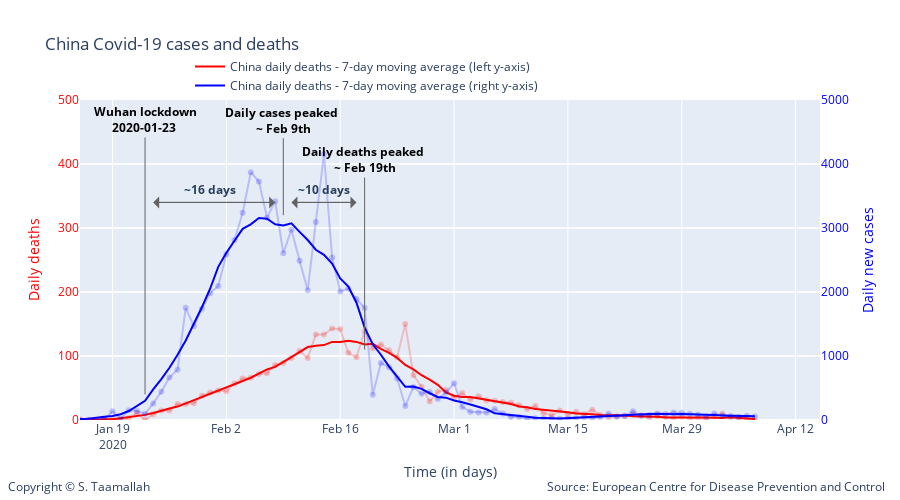

Here is the notebook cell this chart was saved with:
### Code cell
degree = 5

smooth_china_deaths = smoothTriangle(df_china['deaths'],degree)
smooth_china_cases = smoothTriangle(df_china['cases'],degree)

smooth_china_deaths_9day = smooth_9day(df_china['deaths'])
smooth_china_cases_9day = smooth_9day(df_china['cases'])



# Add traces
trace1 = go.Scatter(
        x=df_china.index, 
        y=df_china['deaths'],
        mode='lines + markers',
        name='China daily deaths (left y-axis)',
        line_color='rgba(256, 0, 0, .2)',
        showlegend=False,
)

trace11 = go.Scatter(
        x=df_china.index, 
        y=smooth_china_deaths_9day,
        mode='lines',
        name='China daily deaths - 7-day moving average (left y-axis)',
        line_color='rgba(256, 0, 0, 1)',
)


trace2 = go.Scatter(
        x=df_china.index, 
        y=df_china['cases'],
        mode='lines + markers',
        name='China daily deaths (right y-axis)',
        line_color='rgba(0, 0, 256, .2)',
        showlegend=False,
        yaxis='y2'
)

trace22 = go.Scatter(
        x=df_china.index, 
        y=smooth_china_cases_9day,
        mode='lines',
        name='China daily deaths - 7-day moving average (right y-axis)',
        line_color='rgba(0, 0, 256, 1)',
        yaxis='y2'
)

data = [trace1, trace11, trace2, trace22]

layout = go.Layout(
    title='China Covid-19 cases and deaths',
    legend=dict(x=.4, y=1.15, orientation="h"), 
    width=900,
    height=500,
    
    # Top left
    xaxis=dict(
        title='Time (in days)',
        range=['2020-01-15', '2020-04-15'],
    ),
    yaxis=dict(
        title='Daily deaths',
        #type='log',
        range=[0,500],
        color="red",
        anchor='x'
    ),
    yaxis2=dict(
        title = 'Daily new cases',
        color='rgba(0, 0, 256, 1)',
        #type='log',
        range=[0,5000],
        overlaying='y',
        side='right'
    ),
    
       annotations=[
        dict(
            x=1.09,
            y=-0.24,
            showarrow=False,
            text='Source: European Centre for Disease Prevention and Control',
            xref='paper',
            yref='paper'
        ),
        
        dict(
            x=-0.1,
            y=-0.24,
            showarrow=False,
            text='Copyright © S. Taamallah ',
            xref='paper',
            yref='paper'
        )
    ],
    
)



fig = go.Figure(data=data, layout=layout)

fig.add_annotation(
            x='2020-01-23',
            y=40,
            xref="x",
            yref="y",
            text="<b> Wuhan lockdown <br> 2020-01-23  </b>",
            showarrow=True,
            font=dict(
            #family="Courier New, monospace",
            size=12,
            color="black",
            ),
        align="center",
        arrowhead=0,
        arrowsize=1,
        arrowwidth=1,
        arrowcolor="#636363",
        ax=0,
        ay=-275,
)




fig.add_annotation(
            x='2020-02-09',
            y=320,
            text="<b>Daily cases peaked <br> ~ Feb 9th </b>",
            showarrow=True,
            font=dict(
            #family="Courier New, monospace",
            size=12,
            color="black",
            ),
        align="center",
        arrowhead=0,
        arrowsize=1,
        arrowwidth=1,
        arrowcolor="#636363",
        ax=0,
        ay=-95,
)


fig.add_annotation(
            x='2020-02-19',
            y=110,
            text="<b>Daily deaths peaked <br> ~ Feb 19th </b>",
            showarrow=True,
            font=dict(
            #family="Courier New, monospace",
            size=12,
            color="black",
            ),
        align="center",
        arrowhead=0,
        arrowsize=1,
        arrowwidth=1,
        arrowcolor="#636363",
        ax=0,
        ay=-190,
)

fig.add_annotation(
            x='2020-02-10',
            y=340,
            text="",
            showarrow=True,
            font=dict(
            #family="Courier New, monospace",
            size=12,
            color="black",
            ),
        align="center",
        arrowhead=1,
        arrowsize=2,
        arrowwidth=1,
        arrowcolor="#636363",
        ax=65,
        ay=0,
)

fig.add_annotation(
            x='2020-02-18',
            y=340,
            text="",
            showarrow=True,
            font=dict(
            #family="Courier New, monospace",
            size=12,
            color="black",
            ),
        align="center",
        arrowhead=1,
        arrowsize=2,
        arrowwidth=1,
        arrowcolor="#636363",
        ax=-65,
        ay=0,
)

fig.add_annotation(
            x='2020-02-14',
            y=360,
            text="<b> ~10 days </b>",
            showarrow=False,
)

fig.add_annotation(
            x='2020-01-24',
            y=340,
            text="",
            showarrow=True,
            font=dict(
            #family="Courier New, monospace",
            size=12,
            color="black",
            ),
        align="center",
        arrowhead=1,
        arrowsize=2,
        arrowwidth=1,
        arrowcolor="#636363",
        ax=120,
        ay=0,
)

fig.add_annotation(
            x='2020-02-08',
            y=340,
            text="",
            showarrow=True,
            font=dict(
            #family="Courier New, monospace",
            size=12,
            color="black",
            ),
        align="center",
        arrowhead=1,
        arrowsize=2,
        arrowwidth=1,
        arrowcolor="#636363",
        ax=-120,
        ay=0,
)


fig.add_annotation(
            x='2020-01-31',
            y=360,
            text="<b> ~16 days </b>",
            showarrow=False,
)

fig.show()

from plotly.offline import plot
plot(fig, filename="STaamallah_covid19_analysis_chart_2_20200408.html", auto_open = False)

### Figure 1 — Plotly figure (JSON) as saved in the notebook; plotly's stock layout.template omitted (floating-point values rounded to 4 significant figures)
{"data": [{"line": {"color": "rgba(256, 0, 0, .2)"}, "mode": "lines+markers", "name": "China daily deaths (left y-axis)", "showlegend": false, "type": "scatter", "x": ["2020-04-07T00:00:00", "2020-04-06T00:00:00", "2020-04-05T00:00:00", "2020-04-04T00:00:00", "2020-04-03T00:00:00", "2020-04-02T00:00:00", "2020-04-01T00:00:00", "2020-03-31T00:00:00", "2020-03-30T00:00:00", "2020-03-29T00:00:00", "2020-03-28T00:00:00", "2020-03-27T00:00:00", "2020-03-26T00:00:00", "2020-03-25T00:00:00", "2020-03-24T00:00:00", "2020-03-23T00:00:00", "2020-03-22T00:00:00", "2020-03-21T00:00:00", "2020-03-20T00:00:00", "2020-03-19T00:00:00", "2020-03-18T00:00:00", "2020-03-17T00:00:00", "2020-03-16T00:00:00", "2020-03-15T00:00:00", "2020-03-14T00:00:00", "2020-03-13T00:00:00", "2020-03-12T00:00:00", "2020-03-11T00:00:00", "2020-03-10T00:00:00", "2020-03-09T00:00:00", "2020-03-08T00:00:00", "2020-03-07T00:00:00", "2020-03-06T00:00:00", "2020-03-05T00:00:00", "2020-03-04T00:00:00", "2020-03-03T00:00:00", "2020-03-02T00:00:00", "2020-03-01T00:00:00", "2020-02-29T00:00:00", "2020-02-28T00:00:00", "2020-02-27T00:00:00", "2020-02-26T00:00:00", "2020-02-25T00:00:00", "2020-02-24T00:00:00", "2020-02-23T00:00:00", "2020-02-22T00:00:00", "2020-02-21T00:00:00", "2020-02-20T00:00:00", "2020-02-19T00:00:00", "2020-02-18T00:00:00", "2020-02-17T00:00:00", "2020-02-16T00:00:00", "2020-02-15T00:00:00", "2020-02-14T00:00:00", "2020-02-13T00:00:00", "2020-02-12T00:00:00", "2020-02-11T00:00:00", "2020-02-10T00:00:00", "2020-02-09T00:00:00", "2020-02-08T00:00:00", "2020-02-07T00:00:00", "2020-02-06T00:00:00", "2020-02-05T00:00:00", "2020-02-04T00:00:00", "2020-02-03T00:00:00", "2020-02-02T00:00:00", "2020-02-01T00:00:00", "2020-01-31T00:00:00", "2020-01-30T00:00:00", "2020-01-29T00:00:00", "2020-01-28T00:00:00", "2020-01-27T00:00:00", "2020-01-26T00:00:00", "2020-01-25T00:00:00", "2020-01-24T00:00:00", "2020-01-23T00:00:00", "2020-01-22T00:00:00", "2020-01-21T00:00:00", "2020-01-20T00:00:00", "2020-01-19T00:00:00", "2020-01-18T00:00:00", "2020-01-17T00:00:00", "2020-01-16T00:00:00", "2020-01-15T00:00:00", "2020-01-14T00:00:00", "2020-01-13T00:00:00", "2020-01-12T00:00:00", "2020-01-11T00:00:00", "2020-01-10T00:00:00", "2020-01-09T00:00:00", "2020-01-08T00:00:00", "2020-01-07T00:00:00", "2020-01-06T00:00:00", "2020-01-05T00:00:00", "2020-01-04T00:00:00", "2020-01-03T00:00:00", "2020-01-02T00:00:00", "2020-01-01T00:00:00", "2019-12-31T00:00:00"], "y": [0, 2, 3, 4, 10, 6, 1, 3, 2, 5, 3, 5, 6, 4, 7, 9, 6, 6, 4, 8, 16, 9, 13, 9, 15, 7, 11, 22, 17, 23, 27, 28, 30, 31, 37, 32, 42, 35, 47, 44, 29, 52, 70, 150, 98, 109, 118, 112, 139, 98, 105, 142, 143, 133.5, 133.5, 97, 108, 97, 89, 86, 73, 72, 66, 65, 57, 45, 46, 43, 38, 26, 25, 25, 15, 15, 9, 0, 11, 3, 0, 1, 0, 0, 0, 1, 0, 0, 0, 1, 0, 0, 0, 0, 0, 0, 0, 0, 0, 0, 0]}, {"line": {"color": "rgba(256, 0, 0, 1)"}, "mode": "lines", "name": "China daily deaths - 7-day moving average (left y-axis)", "type": "scatter", "x": ["2020-04-07T00:00:00", "2020-04-06T00:00:00", "2020-04-05T00:00:00", "2020-04-04T00:00:00", "2020-04-03T00:00:00", "2020-04-02T00:00:00", "2020-04-01T00:00:00", "2020-03-31T00:00:00", "2020-03-30T00:00:00", "2020-03-29T00:00:00", "2020-03-28T00:00:00", "2020-03-27T00:00:00", "2020-03-26T00:00:00", "2020-03-25T00:00:00", "2020-03-24T00:00:00", "2020-03-23T00:00:00", "2020-03-22T00:00:00", "2020-03-21T00:00:00", "2020-03-20T00:00:00", "2020-03-19T00:00:00", "2020-03-18T00:00:00", "2020-03-17T00:00:00", "2020-03-16T00:00:00", "2020-03-15T00:00:00", "2020-03-14T00:00:00", "2020-03-13T00:00:00", "2020-03-12T00:00:00", "2020-03-11T00:00:00", "2020-03-10T00:00:00", "2020-03-09T00:00:00", "2020-03-08T00:00:00", "2020-03-07T00:00:00", "2020-03-06T00:00:00", "2020-03-05T00:00:00", "2020-03-04T00:00:00", "2020-03-03T00:00:00", "2020-03-02T00:00:00", "2020-03-01T00:00:00", "2020-02-29T00:00:00", "2020-02-28T00:00:00", "2020-02-27T00:00:00", "2020-02-26T00:00:00", "2020-02-25T00:00:00", "2020-02-24T00:00:00", "2020-02-23T00:00:00", "2020-02-22T00:00:00", "2020-02-21T00:00:00", "2020-02-20T00:00:00", "2020-02-19T00:00:00", "2020-02-18T00:00:00", "2020-02-17T00:00:00", "2020-02-16T00:00:00", "2020-02-15T00:00:00", "2020-02-14T00:00:00", "2020-02-13T00:00:00", "2020-02-12T00:00:00", "2020-02-11T00:00:00", "2020-02-10T00:00:00", "2020-02-09T00:00:00", "2020-02-08T00:00:00", "2020-02-07T00:00:00", "2020-02-06T00:00:00", "2020-02-05T00:00:00", "2020-02-04T00:00:00", "2020-02-03T00:00:00", "2020-02-02T00:00:00", "2020-02-01T00:00:00", "2020-01-31T00:00:00", "2020-01-30T00:00:00", "2020-01-29T00:00:00", "2020-01-28T00:00:00", "2020-01-27T00:00:00", "2020-01-26T00:00:00", "2020-01-25T00:00:00", "2020-01-24T00:00:00", "2020-01-23T00:00:00", "2020-01-22T00:00:00", "2020-01-21T00:00:00", "2020-01-20T00:00:00", "2020-01-19T00:00:00", "2020-01-18T00:00:00", "2020-01-17T00:00:00", "2020-01-16T00:00:00", "2020-01-15T00:00:00", "2020-01-14T00:00:00", "2020-01-13T00:00:00", "2020-01-12T00:00:00", "2020-01-11T00:00:00", "2020-01-10T00:00:00", "2020-01-09T00:00:00", "2020-01-08T00:00:00", "2020-01-07T00:00:00", "2020-01-06T00:00:00", "2020-01-05T00:00:00", "2020-01-04T00:00:00", "2020-01-03T00:00:00", "2020-01-02T00:00:00", "2020-01-01T00:00:00", "2019-12-31T00:00:00"], "y": [1.667, 2.25, 3.8, 4.167, 3, 4, 4, 4, 4, 3, 4, 4, 5, 5, 5, 6, 7, 7, 8, 8, 9, 9, 10, 12, 13, 14, 16, 17, 20, 21, 25, 27, 29, 31, 34, 36, 36, 38, 43, 55, 63, 70, 79, 86, 97, 105, 111, 119, 118, 122, 124, 122, 122, 117, 116, 114, 106, 98, 91, 83, 79, 72, 66, 61, 56, 50, 45, 41, 35, 30, 26, 21, 18, 14, 11, 8, 6, 4, 2, 1, 1, 0, 0, 0, 0, 0, 0, 0, 0, 0, 0, 0, 0, 0, 0, 0, 0, 0, 0]}, {"line": {"color": "rgba(0, 0, 256, .2)"}, "mode": "lines+markers", "name": "China daily deaths (right y-axis)", "showlegend": false, "type": "scatter", "x": ["2020-04-07T00:00:00", "2020-04-06T00:00:00", "2020-04-05T00:00:00", "2020-04-04T00:00:00", "2020-04-03T00:00:00", "2020-04-02T00:00:00", "2020-04-01T00:00:00", "2020-03-31T00:00:00", "2020-03-30T00:00:00", "2020-03-29T00:00:00", "2020-03-28T00:00:00", "2020-03-27T00:00:00", "2020-03-26T00:00:00", "2020-03-25T00:00:00", "2020-03-24T00:00:00", "2020-03-23T00:00:00", "2020-03-22T00:00:00", "2020-03-21T00:00:00", "2020-03-20T00:00:00", "2020-03-19T00:00:00", "2020-03-18T00:00:00", "2020-03-17T00:00:00", "2020-03-16T00:00:00", "2020-03-15T00:00:00", "2020-03-14T00:00:00", "2020-03-13T00:00:00", "2020-03-12T00:00:00", "2020-03-11T00:00:00", "2020-03-10T00:00:00", "2020-03-09T00:00:00", "2020-03-08T00:00:00", "2020-03-07T00:00:00", "2020-03-06T00:00:00", "2020-03-05T00:00:00", "2020-03-04T00:00:00", "2020-03-03T00:00:00", "2020-03-02T00:00:00", "2020-03-01T00:00:00", "2020-02-29T00:00:00", "2020-02-28T00:00:00", "2020-02-27T00:00:00", "2020-02-26T00:00:00", "2020-02-25T00:00:00", "2020-02-24T00:00:00", "2020-02-23T00:00:00", "2020-02-22T00:00:00", "2020-02-21T00:00:00", "2020-02-20T00:00:00", "2020-02-19T00:00:00", "2020-02-18T00:00:00", "2020-02-17T00:00:00", "2020-02-16T00:00:00", "2020-02-15T00:00:00", "2020-02-14T00:00:00", "2020-02-13T00:00:00", "2020-02-12T00:00:00", "2020-02-11T00:00:00", "2020-02-10T00:00:00", "2020-02-09T00:00:00", "2020-02-08T00:00:00", "2020-02-07T00:00:00", "2020-02-06T00:00:00", "2020-02-05T00:00:00", "2020-02-04T00:00:00", "2020-02-03T00:00:00", "2020-02-02T00:00:00", "2020-02-01T00:00:00", "2020-01-31T00:00:00", "2020-01-30T00:00:00", "2020-01-29T00:00:00", "2020-01-28T00:00:00", "2020-01-27T00:00:00", "2020-01-26T00:00:00", "2020-01-25T00:00:00", "2020-01-24T00:00:00", "2020-01-23T00:00:00", "2020-01-22T00:00:00", "2020-01-21T00:00:00", "2020-01-20T00:00:00", "2020-01-19T00:00:00", "2020-01-18T00:00:00", "2020-01-17T00:00:00", "2020-01-16T00:00:00", "2020-01-15T00:00:00", "2020-01-14T00:00:00", "2020-01-13T00:00:00", "2020-01-12T00:00:00", "2020-01-11T00:00:00", "2020-01-10T00:00:00", "2020-01-09T00:00:00", "2020-01-08T00:00:00", "2020-01-07T00:00:00", "2020-01-06T00:00:00", "2020-01-05T00:00:00", "2020-01-04T00:00:00", "2020-01-03T00:00:00", "2020-01-02T00:00:00", "2020-01-01T00:00:00", "2019-12-31T00:00:00"], "y": [56, 67, 48, 62, 70, 100, 54, 84, 98, 113, 119, 94, 102, 78, 69, 138, 65, 52, 99, 44, 23, 43, 25, 22, 19, 22, 24, 29, 20, 45, 46, 101, 170, 117, 119, 127, 205, 574, 428, 329, 439, 410, 515, 218, 647, 826, 891, 394, 1750, 1890, 2052, 2007, 2538, 4156, 3092, 2028, 2490, 2974, 2607, 3418, 3160, 3727, 3872, 3237, 2812, 2590, 2095, 1980, 1740, 1466, 1753, 787, 665, 441, 259, 97, 140, 151, 19, 136, 17, 4, 0, 0, 0, 0, 0, 0, 0, 0, 0, 0, 0, 15, 0, 17, 0, 0, 27], "yaxis": "y2"}, {"line": {"color": "rgba(0, 0, 256, 1)"}, "mode": "lines", "name": "China daily deaths - 7-day moving average (right y-axis)", "type": "scatter", "x": ["2020-04-07T00:00:00", "2020-04-06T00:00:00", "2020-04-05T00:00:00", "2020-04-04T00:00:00", "2020-04-03T00:00:00", "2020-04-02T00:00:00", "2020-04-01T00:00:00", "2020-03-31T00:00:00", "2020-03-30T00:00:00", "2020-03-29T00:00:00", "2020-03-28T00:00:00", "2020-03-27T00:00:00", "2020-03-26T00:00:00", "2020-03-25T00:00:00", "2020-03-24T00:00:00", "2020-03-23T00:00:00", "2020-03-22T00:00:00", "2020-03-21T00:00:00", "2020-03-20T00:00:00", "2020-03-19T00:00:00", "2020-03-18T00:00:00", "2020-03-17T00:00:00", "2020-03-16T00:00:00", "2020-03-15T00:00:00", "2020-03-14T00:00:00", "2020-03-13T00:00:00", "2020-03-12T00:00:00", "2020-03-11T00:00:00", "2020-03-10T00:00:00", "2020-03-09T00:00:00", "2020-03-08T00:00:00", "2020-03-07T00:00:00", "2020-03-06T00:00:00", "2020-03-05T00:00:00", "2020-03-04T00:00:00", "2020-03-03T00:00:00", "2020-03-02T00:00:00", "2020-03-01T00:00:00", "2020-02-29T00:00:00", "2020-02-28T00:00:00", "2020-02-27T00:00:00", "2020-02-26T00:00:00", "2020-02-25T00:00:00", "2020-02-24T00:00:00", "2020-02-23T00:00:00", "2020-02-22T00:00:00", "2020-02-21T00:00:00", "2020-02-20T00:00:00", "2020-02-19T00:00:00", "2020-02-18T00:00:00", "2020-02-17T00:00:00", "2020-02-16T00:00:00", "2020-02-15T00:00:00", "2020-02-14T00:00:00", "2020-02-13T00:00:00", "2020-02-12T00:00:00", "2020-02-11T00:00:00", "2020-02-10T00:00:00", "2020-02-09T00:00:00", "2020-02-08T00:00:00", "2020-02-07T00:00:00", "2020-02-06T00:00:00", "2020-02-05T00:00:00", "2020-02-04T00:00:00", "2020-02-03T00:00:00", "2020-02-02T00:00:00", "2020-02-01T00:00:00", "2020-01-31T00:00:00", "2020-01-30T00:00:00", "2020-01-29T00:00:00", "2020-01-28T00:00:00", "2020-01-27T00:00:00", "2020-01-26T00:00:00", "2020-01-25T00:00:00", "2020-01-24T00:00:00", "2020-01-23T00:00:00", "2020-01-22T00:00:00", "2020-01-21T00:00:00", "2020-01-20T00:00:00", "2020-01-19T00:00:00", "2020-01-18T00:00:00", "2020-01-17T00:00:00", "2020-01-16T00:00:00", "2020-01-15T00:00:00", "2020-01-14T00:00:00", "2020-01-13T00:00:00", "2020-01-12T00:00:00", "2020-01-11T00:00:00", "2020-01-10T00:00:00", "2020-01-09T00:00:00", "2020-01-08T00:00:00", "2020-01-07T00:00:00", "2020-01-06T00:00:00", "2020-01-05T00:00:00", "2020-01-04T00:00:00", "2020-01-03T00:00:00", "2020-01-02T00:00:00", "2020-01-01T00:00:00", "2019-12-31T00:00:00"], "y": [57, 58.25, 60.6, 67.17, 71, 77, 83, 88, 92, 93, 90, 99, 97, 92, 90, 82, 74, 67, 62, 56, 43, 38, 35, 27, 25, 27, 28, 36, 52, 63, 74, 86, 105, 167, 209, 241, 278, 305, 349, 360, 418, 487, 522, 518, 676, 837, 1020, 1186, 1443, 1833, 2085, 2211, 2444, 2580, 2660, 2812, 2940, 3072, 3040, 3057, 3144, 3155, 3057, 2987, 2801, 2613, 2393, 2051, 1765, 1501, 1242, 1020, 816, 639, 479, 299, 213, 140, 91, 62, 51, 36, 19, 17, 2, 0, 0, 0, 0, 1, 1, 3, 3, 3, 0, 7, 5.4, 11, 9], "yaxis": "y2"}], "layout": {"annotations": [{"showarrow": false, "text": "Source: European Centre for Disease Prevention and Control", "x": 1.09, "xref": "paper", "y": -0.24, "yref": "paper"}, {"showarrow": false, "text": "Copyright © S. Taamallah ", "x": -0.1, "xref": "paper", "y": -0.24, "yref": "paper"}, {"align": "center", "arrowcolor": "#636363", "arrowhead": 0, "arrowsize": 1, "arrowwidth": 1, "ax": 0, "ay": -275, "font": {"color": "black", "size": 12}, "showarrow": true, "text": "<b> Wuhan lockdown <br> 2020-01-23  </b>", "x": "2020-01-23", "xref": "x", "y": 40, "yref": "y"}, {"align": "center", "arrowcolor": "#636363", "arrowhead": 0, "arrowsize": 1, "arrowwidth": 1, "ax": 0, "ay": -95, "font": {"color": "black", "size": 12}, "showarrow": true, "text": "<b>Daily cases peaked <br> ~ Feb 9th </b>", "x": "2020-02-09", "y": 320}, {"align": "center", "arrowcolor": "#636363", "arrowhead": 0, "arrowsize": 1, "arrowwidth": 1, "ax": 0, "ay": -190, "font": {"color": "black", "size": 12}, "showarrow": true, "text": "<b>Daily deaths peaked <br> ~ Feb 19th </b>", "x": "2020-02-19", "y": 110}, {"align": "center", "arrowcolor": "#636363", "arrowhead": 1, "arrowsize": 2, "arrowwidth": 1, "ax": 65, "ay": 0, "font": {"color": "black", "size": 12}, "showarrow": true, "text": "", "x": "2020-02-10", "y": 340}, {"align": "center", "arrowcolor": "#636363", "arrowhead": 1, "arrowsize": 2, "arrowwidth": 1, "ax": -65, "ay": 0, "font": {"color": "black", "size": 12}, "showarrow": true, "text": "", "x": "2020-02-18", "y": 340}, {"showarrow": false, "text": "<b> ~10 days </b>", "x": "2020-02-14", "y": 360}, {"align": "center", "arrowcolor": "#636363", "arrowhead": 1, "arrowsize": 2, "arrowwidth": 1, "ax": 120, "ay": 0, "font": {"color": "black", "size": 12}, "showarrow": true, "text": "", "x": "2020-01-24", "y": 340}, {"align": "center", "arrowcolor": "#636363", "arrowhead": 1, "arrowsize": 2, "arrowwidth": 1, "ax": -120, "ay": 0, "font": {"color": "black", "size": 12}, "showarrow": true, "text": "", "x": "2020-02-08", "y": 340}, {"showarrow": false, "text": "<b> ~16 days </b>", "x": "2020-01-31", "y": 360}], "height": 500, "legend": {"orientation": "h", "x": 0.4, "y": 1.15}, "title": {"text": "China Covid-19 cases and deaths"}, "width": 900, "xaxis": {"range": ["2020-01-15", "2020-04-15"], "title": {"text": "Time (in days)"}, "type": "date"}, "yaxis": {"anchor": "x", "color": "red", "range": [0, 500], "title": {"text": "Daily deaths"}, "type": "linear"}, "yaxis2": {"color": "rgba(0, 0, 256, 1)", "overlaying": "y", "range": [0, 5000], "side": "right", "title": {"text": "Daily new cases"}, "type": "linear"}}}
